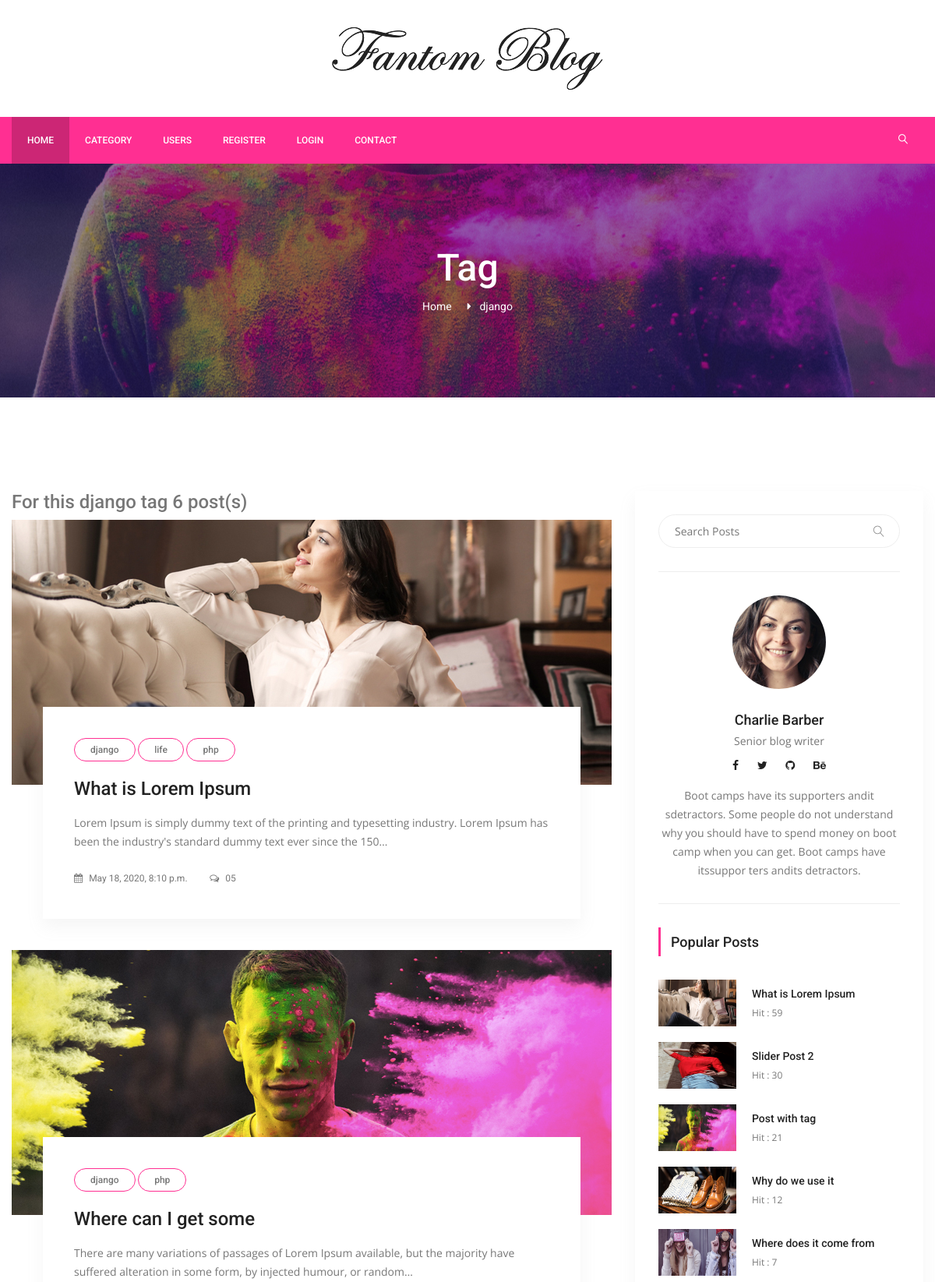
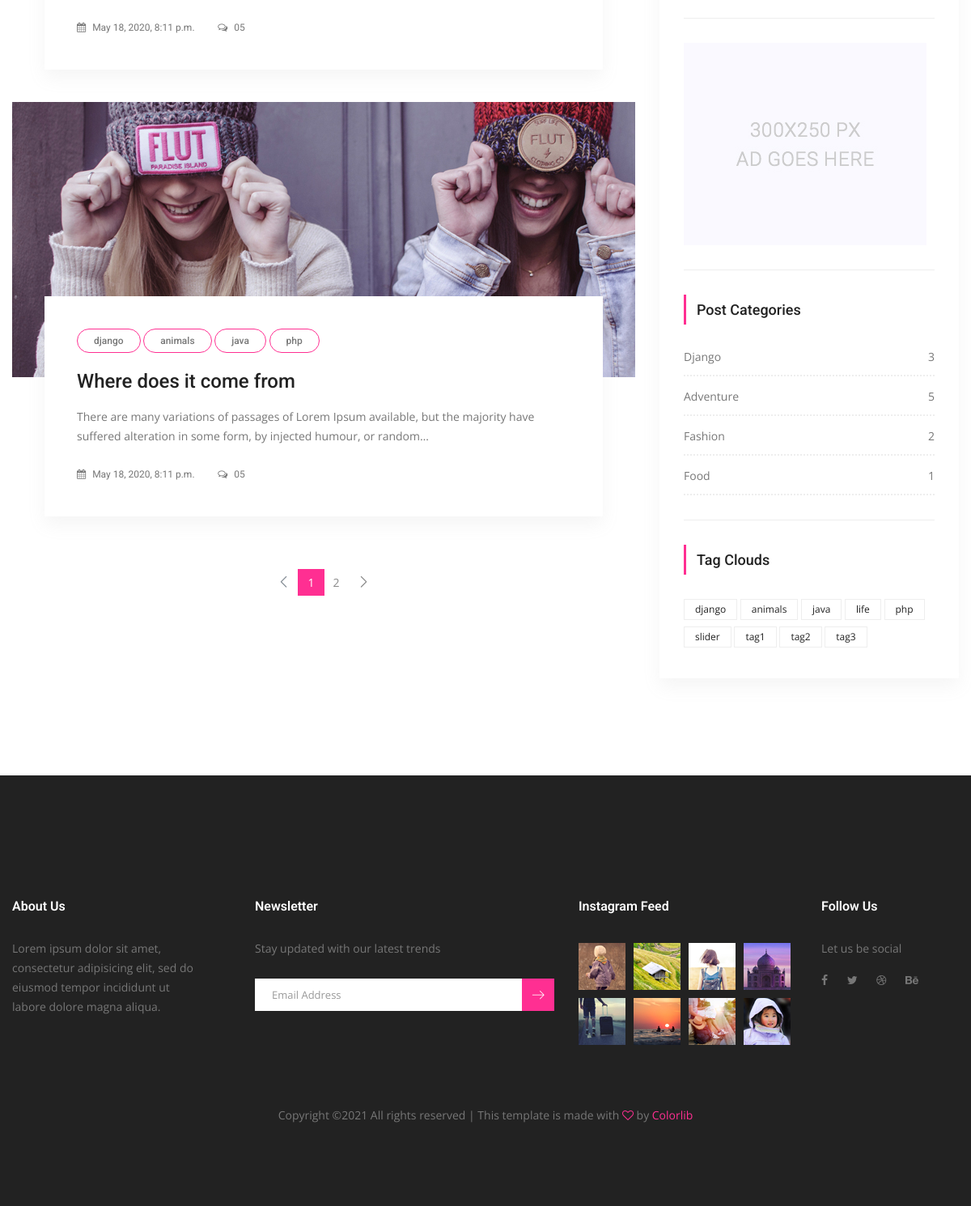
/tags/django, run on the app's committed database (2 pictures, top to bottom).
### posts/models.py (models this page shows, shortened)
class Tag(models.Model):
    title = models.CharField(max_length=50)
    slug = models.SlugField(editable=False)
    def __str__(self):
        return self.title
    def post_count(self):
        return self.posts.all().count()

class Post(models.Model):
    title = models.CharField(max_length=150)
    content = models.TextField()
    publishing_date = models.DateTimeField(auto_now_add=True)
    image = models.ImageField(blank=True,null=True,upload_to='uploads/')
    user = models.ForeignKey(settings.AUTH_USER_MODEL,on_delete=models.CASCADE)
    slug = models.SlugField(default="slug",editable=False)
    category = models.ForeignKey(Category,on_delete=models.CASCADE,default=1,related_name="posts")
    tag = models.ManyToManyField(Tag,related_name="posts",blank=True)
    slider_post = models.BooleanField(default=False)
    hit = models.PositiveIntegerField(default=0)

class Category(models.Model):
    title = models.CharField(max_length=150)
    slug = models.SlugField(editable=False)
    def post_count(self):
        return self.posts.all().count()

### posts/views.py (the view)
# urls.py: path('tags/<slug:slug>',TagDetail.as_view(),name="tag_detail"),
class TagDetail(ListView):
    model = Post
    template_name = 'tags/tag_detail.html'
    context_object_name = 'posts'
    paginate_by = 3
    def get_queryset(self):
        self.tag = get_object_or_404(Tag,slug=self.kwargs['slug'])
        return Post.objects.filter(tag=self.tag).order_by('id')
    def get_context_data(self,**kwargs):
        context = super(TagDetail, self).get_context_data(**kwargs)
        self.tag = get_object_or_404(Tag,slug=self.kwargs['slug'])
        context['tag'] = self.tag
        return context

### posts/templatetags/custom_tags.py (called while the page is built)
@register.simple_tag(name="categories")
def all_categories():
    return Category.objects.all()

@register.simple_tag(name="tags")
def all_tags():
    return Tag.objects.all()

@register.simple_tag(name="hit_posts")
def hit_posts():
    return Post.objects.order_by('-hit')[:5]

### templates/tags/tag_detail.html (shortened to what this page needs)
{% extends 'base.html' %}
{% load static %}
{% block content %}
        <section class="banner_area">
            <div class="banner_inner d-flex align-items-center">
            	<div class="overlay bg-parallax" data-stellar-ratio="0.9" data-stellar-vertical-offset="0" data-background=""></div>
				<div class="container">
					<div class="banner_content text-center">
						<h2>Tag</h2>
						<div class="page_link">
							<a href="{% url 'index' %}">Home</a>
							<a href="#">{{ tag.title }}</a>
						</div>
					</div>
				</div>
            </div>
        </section>
        <section class="blog_area p_120">
            <div class="container">
                <div class="row">
                    <div class="col-lg-8">
                        <h3>For this {{ tag.title }} tag {{ tag.post_count }} post(s)</h3>
                        <div class="blog_left_sidebar">
							{% for post in posts %}
                            <article class="blog_style1">
                            	<div class="blog_img">
                            		<img class="img-fluid" src="{{ post.image.url }}" alt="">
                            	</div>
                            	<div class="blog_text">
									<div class="blog_text_inner">
										{% for tag in post.tag.all %}
										<a class="cat" href="#">{{ tag.title }}</a>
										{% endfor %}
										<a href="{% url 'detail' pk=post.id slug=post.slug %}"><h4>{{ post.title }}</h4></a>
										<p> {{ post.content |truncatechars:150}}</p>
										<div class="date">
											<a href="#"><i class="fa fa-calendar" aria-hidden="true"></i> {{ post.publishing_date }}</a>
											<a href="#"><i class="fa fa-comments-o" aria-hidden="true"></i> 05</a>
										</div>
									</div>
                            	</div>
                            </article>
							{% endfor %}
							{% if is_paginated %}
                            <nav class="blog-pagination justify-content-center d-flex">
		                        <ul class="pagination">
									{% if page_obj.has_previous %}
		                            <li class="page-item">
		                                <a href="?page={{ page_obj.previous_page_number }}" class="page-link" aria-label="Previous">
		                                    <span aria-hidden="true">
		                                        <span class="lnr lnr-chevron-left"></span>
		                                    </span>
		                                </a>
		                            </li>
									{% else %}
									<li class="page-item disabled">
		                                <a href="#" class="page-link" aria-label="Previous">
		                                    <span aria-hidden="true">
		                                        <span class="lnr lnr-chevron-left"></span>
		                                    </span>
		                                </a>
		                            </li>
									{% endif %}
									{% for i in paginator.page_range %}
									{% if page_obj.number == i %}
		                            <li class="page-item active"><a href="#" class="page-link">{{ i }}</a></li>
		                            {% else %}
									<li class="page-item"><a href="?page={{ i }}" class="page-link">{{ i }}</a></li>
		                            {% endif %}
									{% endfor %}
									{% if page_obj.has_next %}
		                            <li class="page-item">
		                                <a href="?page={{ page_obj.next_page_number }}" class="page-link" aria-label="Next">
		                                    <span aria-hidden="true">
		                                        <span class="lnr lnr-chevron-right"></span>
		                                    </span>
		                                </a>
		                            </li>
									{% endif %}
		                        </ul>
		                    </nav>
							{% endif %}
                        </div>
                    </div>
                    {% include 'right_side.html' %}
                </div>
            </div>
        </section>
       {% endblock %}

### templates/right_side.html
{% load static %}
{% load custom_tags %}
<div class="col-lg-4">
                        <div class="blog_right_sidebar">
                            <aside class="single_sidebar_widget search_widget">
                                <form action="{% url 'search' %}" method="get">
                                <div class="input-group">
                                    <input type="text" class="form-control" placeholder="Search Posts" name="q">
                                    <span class="input-group-btn">
                                        <button class="btn btn-default" type="button"><i class="lnr lnr-magnifier"></i></button>
                                    </span>
                                </div></form>
                                <div class="br"></div>
                            </aside>
                            <aside class="single_sidebar_widget author_widget">
                                <img class="author_img rounded-circle" src="{% static "img/blog/author.png" %}" alt="">
                                <h4>Charlie Barber</h4>
                                <p>Senior blog writer</p>
                                <div class="social_icon">
                                    <a href="#"><i class="fa fa-facebook"></i></a>
                                    <a href="#"><i class="fa fa-twitter"></i></a>
                                    <a href="#"><i class="fa fa-github"></i></a>
                                    <a href="#"><i class="fa fa-behance"></i></a>
                                </div>
                                <p>Boot camps have its supporters andit sdetractors. Some people do not understand why you should have to spend money on boot camp when you can get. Boot camps have itssuppor ters andits detractors.</p>
                                <div class="br"></div>
                            </aside>
                            <aside class="single_sidebar_widget popular_post_widget">
                                <h3 class="widget_title">Popular Posts</h3>
                                {% hit_posts as posts %}
                                {% for post in posts %}
                                <div class="media post_item">
                                    <img src="{{ post.image.url }}" alt="post" style="width:100px;height:60px">
                                    <div class="media-body">
                                        <a href="{% url 'detail' post.pk post.slug %}"><h3>{{ post.title }}</h3></a>
                                        <p>Hit : {{ post.hit }}</p>
                                    </div>
                                </div>
                                {% endfor %}
                                <div class="br"></div>
                            </aside>
                            <aside class="single_sidebar_widget">
                                <a href="#"><img class="img-fluid" src="{% static "img/blog/add.jpg" %}" alt=""></a>
                                <div class="br"></div>
                            </aside>
                            <aside class="single_sidebar_widget post_category_widget">
                                <h4 class="widget_title">Post Categories</h4>
                                <ul class="list cat-list">
                                    {% categories as categories %}
                                    {% for category in categories %}
                                    <li>
                                        <a href="{% url 'category_detail' pk=category.id slug=category.slug %}" class="d-flex justify-content-between">
                                            <p>{{ category.title }}</p>
                                            <p>{{ category.post_count }}</p>
                                        </a>
                                    </li>
                                    {% endfor %}
                                </ul>
                                <div class="br"></div>
                            </aside>
                            <aside class="single-sidebar-widget tag_cloud_widget">
                                <h4 class="widget_title">Tag Clouds</h4>
                                <ul class="list">
                                    {% tags as labels %}
                                    {% for label in labels %}
                                    <li><a href="{% url 'tag_detail' label.slug %}">{{ label }}</a></li>
                                    {% endfor %}
                                </ul>
                            </aside>
                        </div>
                    </div>

### data on the page
Tag: title "django", post_count "6"
Post: image (picture), title "What is Lorem Ipsum", content "Lorem Ipsum is simply dummy text of the printing and typesetting industry. Lorem Ipsum has been the industry's standard dummy text ever since the 150…", publishing_date "May 18, 2020, 8:10 p.m.", hit "59"
Tag: title "life"
Tag: title "php"
Post: image (picture), title "Where can I get some", content "There are many variations of passages of Lorem Ipsum available, but the majority have suffered alteration in some form, by injected humour, or random…", publishing_date "May 18, 2020, 8:11 p.m."
Post: image (picture), title "Where does it come from", content "There are many variations of passages of Lorem Ipsum available, but the majority have suffered alteration in some form, by injected humour, or random…", publishing_date "May 18, 2020, 8:11 p.m.", hit "7"
Tag: title "animals"
Tag: title "java"
Post: image (picture), title "Slider Post 2", hit "30"
Post: image (picture), title "Post with tag", hit "21"
Post: image (picture), title "Why do we use it", hit "12"
Category: title "Django", post_count "3"
Category: title "Adventure", post_count "5"
Category: title "Fashion", post_count "2"
Category: title "Food", post_count "1"
Tag: title "slider"
Tag: title "tag1"
Tag: title "tag2"
Tag: title "tag3"

### other printed values
{{ i }} "1"
{{ i }} "2"
